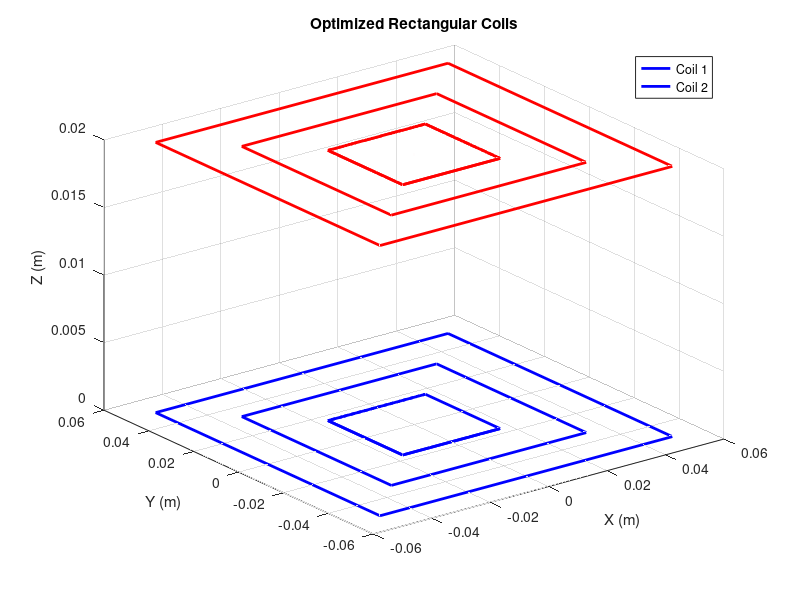

The MATLAB source for this figure:
% Optimization of coil spacing for rectangular planar coils decoupling
% This script optimizes the spacing between turns of adjacent rectangular coils
% to minimize mutual coupling

function [optimal_spacing] = coil_spacing_optimization()
    % Initial parameters
    coil_length = 0.1;  % Length of rectangular coil (m)
    coil_width = 0.1;   % Width of rectangular coil (m)
    wire_radius = 0.001; % Wire radius (m)
    num_turns = 5;      % Number of turns in each coil
    coil_separation = 0.02; % Vertical separation between coils (m)
    
    % Initial guess for spacing between turns
    initial_spacing = 0.005; % 5mm initial spacing
    
    % Optimization options
    options = optimset('Display', 'iter', 'TolX', 1e-6);
    
    % Perform optimization
    optimal_spacing = fminbnd(@(x) objective_function(x, coil_length, coil_width, ...
        wire_radius, num_turns, coil_separation), 0.001, 0.02, options);
    
    % Display results
    fprintf('Optimal spacing between turns: %.3f mm\n', optimal_spacing * 1000);
    
    % Plot the coils with optimal spacing
    plot_coils(optimal_spacing, coil_length, coil_width, num_turns);
end

function M = objective_function(spacing, length, width, wire_radius, num_turns, separation)
    % Calculate mutual inductance between two coils
    M = calculate_mutual_inductance(spacing, length, width, wire_radius, ...
        num_turns, separation);
    
    % Objective is to minimize absolute value of mutual inductance
    M = abs(M);
end

function M = calculate_mutual_inductance(spacing, length, width, wire_radius, num_turns, separation)
    % Initialize mutual inductance
    M = 0;
    
    % Calculate mutual inductance between each turn pair
    for i = 1:num_turns
        for j = 1:num_turns
            % Calculate dimensions of turn i in first coil
            l1 = length - 2*(i-1)*spacing;
            w1 = width - 2*(i-1)*spacing;
            
            % Calculate dimensions of turn j in second coil
            l2 = length - 2*(j-1)*spacing;
            w2 = width - 2*(j-1)*spacing;
            
            % Calculate mutual inductance between these turns using Neumann formula
            M = M + turn_mutual_inductance(l1, w1, l2, w2, separation);
        end
    end
end

function M = turn_mutual_inductance(l1, w1, l2, w2, separation)
    % Simplified mutual inductance calculation using Neumann formula
    % This is a basic approximation - for more accurate results, 
    % numerical integration should be used
    
    mu0 = 4*pi*1e-7; % Permeability of free space
    
    % Calculate geometric mean distance
    GMD = sqrt(separation^2 + (l1-l2)^2/12 + (w1-w2)^2/12);
    
    % Calculate mutual inductance
    M = mu0/(2*pi) * sqrt(l1*w1*l2*w2) / GMD;
end

function plot_coils(spacing, length, width, num_turns)
    figure;
    hold on;
    
    % Plot first coil
    z1 = 0;
    plot_single_coil(spacing, length, width, num_turns, z1, 'b');
    
    % Plot second coil
    z2 = 0.02; % 20mm separation
    plot_single_coil(spacing, length, width, num_turns, z2, 'r');
    
    view(3);
    grid on;
    xlabel('X (m)');
    ylabel('Y (m)');
    zlabel('Z (m)');
    title('Optimized Rectangular Coils');
    legend('Coil 1', 'Coil 2');
end

function plot_single_coil(spacing, length, width, num_turns, z, color)
    for i = 1:num_turns
        l = length - 2*(i-1)*spacing;
        w = width - 2*(i-1)*spacing;
        x = [-l/2, l/2, l/2, -l/2, -l/2];
        y = [-w/2, -w/2, w/2, w/2, -w/2];
        z_array = z * ones(size(x));
        plot3(x, y, z_array, color, 'LineWidth', 2);
    end
end 